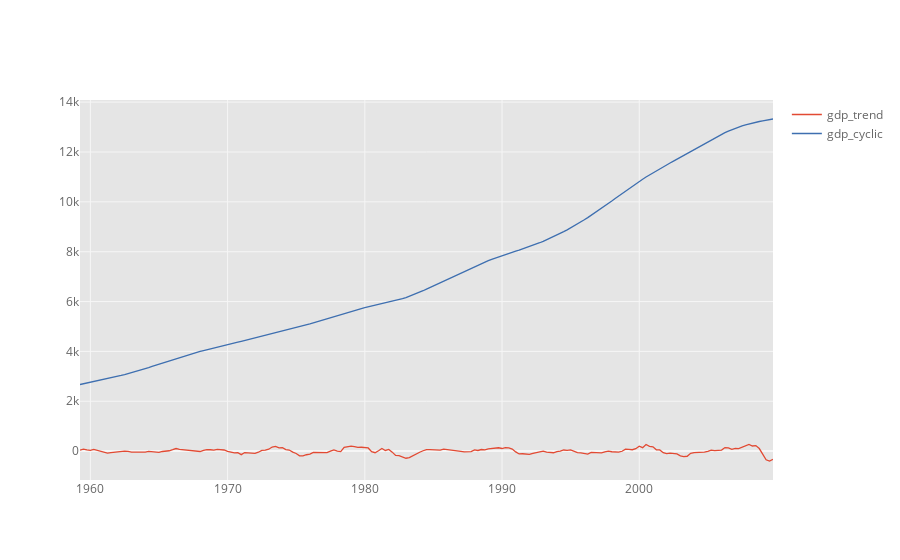

Notebook cell for this chart:
### Code cell
df[['gdp_trend', 'gdp_cyclic']].iplot(kind = 'line')

### Figure 1 — Plotly figure (JSON) as saved in the notebook; plotly's stock layout.template omitted (floating-point values rounded to 4 significant figures; data arrays with more than 128 entries replaced by an {"elided": "..."} marker saying what was removed)
{"data": [{"line": {"color": "rgba(226, 74, 51, 1.0)", "dash": "solid", "shape": "linear", "width": 1.3}, "mode": "lines", "name": "gdp_trend", "text": "", "type": "scatter", "x": {"elided": "203 str values"}, "y": {"elided": "203 float values"}}, {"line": {"color": "rgba(62, 111, 176, 1.0)", "dash": "solid", "shape": "linear", "width": 1.3}, "mode": "lines", "name": "gdp_cyclic", "text": "", "type": "scatter", "x": {"elided": "203 str values"}, "y": {"elided": "203 float values"}}], "layout": {"legend": {"bgcolor": "#FFFFFF", "font": {"color": "#666666"}}, "paper_bgcolor": "#FFFFFF", "plot_bgcolor": "#E5E5E5", "title": {"font": {"color": "#151516"}}, "xaxis": {"gridcolor": "#F6F6F6", "showgrid": true, "tickfont": {"color": "#666666"}, "title": {"font": {"color": "#666666"}, "text": ""}, "zerolinecolor": "#F6F6F6"}, "yaxis": {"gridcolor": "#F6F6F6", "showgrid": true, "tickfont": {"color": "#666666"}, "title": {"font": {"color": "#666666"}, "text": ""}, "zerolinecolor": "#F6F6F6"}}}
